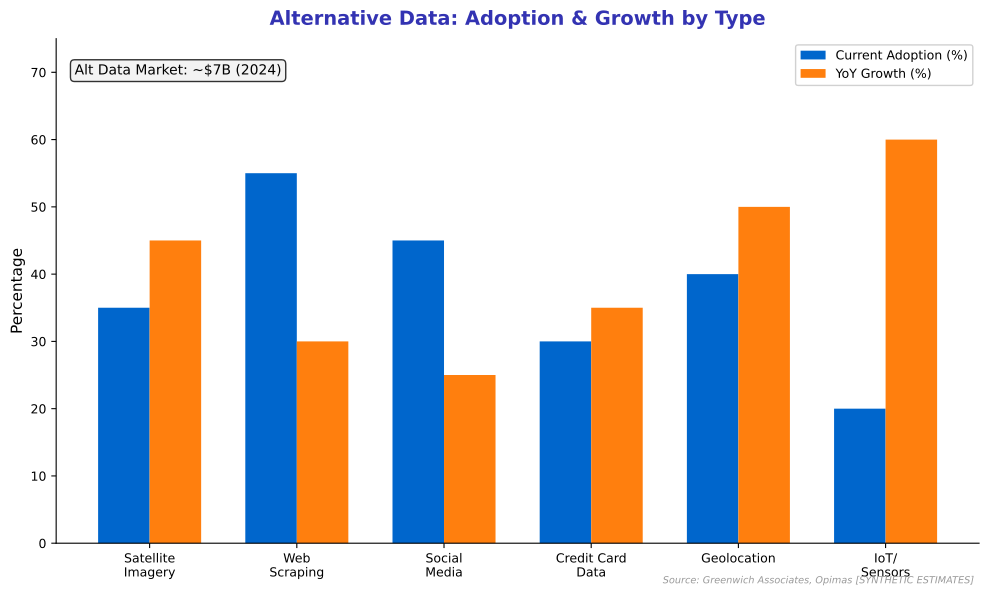

Write Python code to recreate this figure.
"""
Alternative Data Sources in Finance
Shows growth and types of alternative data

Output: alternative_data.pdf
Module: module_04_traditional
Lesson: 47 - Data Vendors
"""

from pathlib import Path
import matplotlib.pyplot as plt
import numpy as np

plt.rcParams.update({
    'font.size': 10,
    'axes.labelsize': 10,
    'axes.titlesize': 11,
    'xtick.labelsize': 9,
    'ytick.labelsize': 9,
    'legend.fontsize': 9,
    'figure.figsize': (10, 6),
    'figure.dpi': 150
})

MLPURPLE = '#3333B2'
MLBLUE = '#0066CC'
MLORANGE = '#FF7F0E'
MLGREEN = '#2CA02C'
MLLAVENDER = '#ADADE0'

def create_chart():
    fig, ax = plt.subplots(figsize=(10, 6))

    # Alternative data types and their adoption
    data_types = ['Satellite\nImagery', 'Web\nScraping', 'Social\nMedia', 'Credit Card\nData', 'Geolocation', 'IoT/\nSensors']
    adoption = [35, 55, 45, 30, 40, 20]  # Percentage of funds using
    growth = [45, 30, 25, 35, 50, 60]  # YoY growth rate

    x = np.arange(len(data_types))
    width = 0.35

    bars1 = ax.bar(x - width/2, adoption, width, label='Current Adoption (%)', color=MLBLUE)
    bars2 = ax.bar(x + width/2, growth, width, label='YoY Growth (%)', color=MLORANGE)

    ax.set_ylabel('Percentage', fontsize=11)
    ax.set_title('Alternative Data: Adoption & Growth by Type', fontsize=14,
                 fontweight='bold', color=MLPURPLE, pad=10)

    ax.set_xticks(x)
    ax.set_xticklabels(data_types)
    ax.legend(loc='upper right', framealpha=0.9)
    ax.set_ylim(0, 75)

    # Add market size
    ax.text(0.02, 0.95, 'Alt Data Market: ~$7B (2024)',
            transform=ax.transAxes, ha='left', va='top', fontsize=10,
            bbox=dict(boxstyle='round', facecolor='#f0f0f0', alpha=0.8))

    ax.spines['top'].set_visible(False)
    ax.spines['right'].set_visible(False)

    fig.text(0.98, 0.02, 'Source: Greenwich Associates, Opimas [SYNTHETIC ESTIMATES]',
             fontsize=7, color='#999999', ha='right', style='italic')

    plt.tight_layout()

    output_path = Path(__file__).parent / 'alternative_data.pdf'
    plt.savefig(output_path, format='pdf', dpi=300, bbox_inches='tight')
    plt.close()
    print(f"Chart saved to: {output_path}")
    return output_path

if __name__ == '__main__':
    create_chart()
